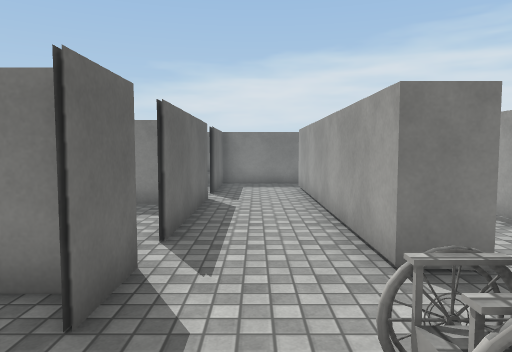
view 1 (above)

19 first-person views from a walk through a 3-D level made in the Unity game engine. The camera is 1.4 m above the floor, tilts 4° down and sees 70° across. Doors are open. The floor is counted in squares, 1 m on a side. Each view is taken from the middle of a square. On the plan, view 1 faces up. The plan holds only what a view shows up to about 16 squares ahead; the rest is blank. Some animated figures are left out. Surface patterns are stand-ins for the level's own textures.

view 2
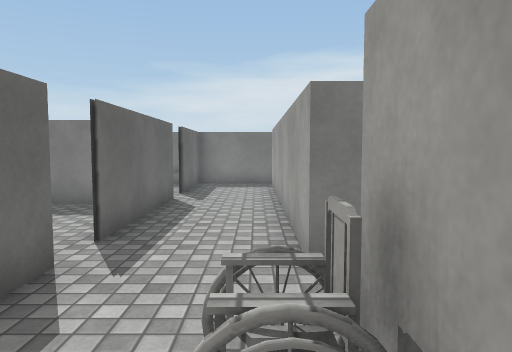

view 3
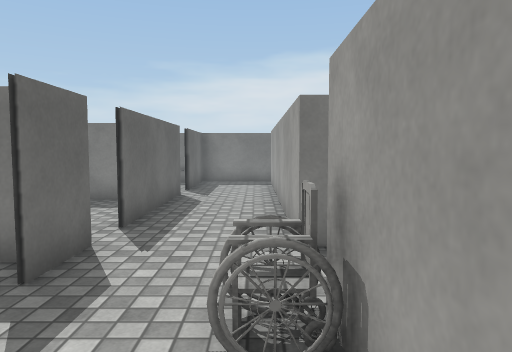

view 4
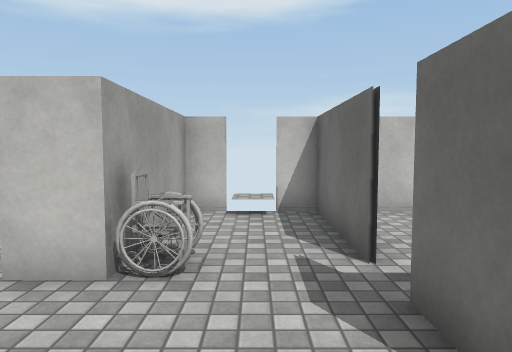

view 5
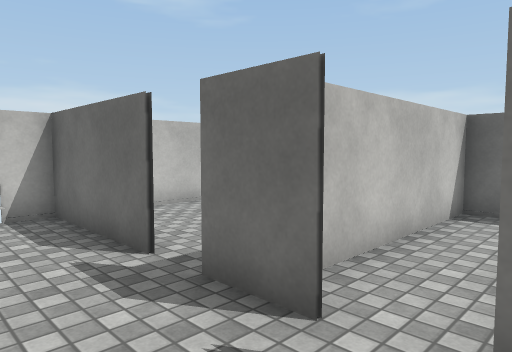

view 6
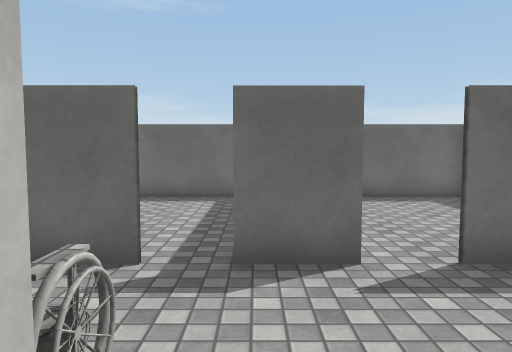

view 7
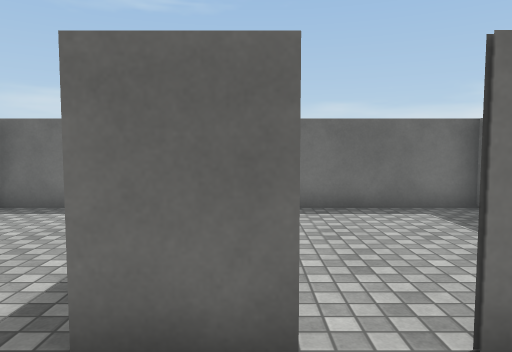

view 8
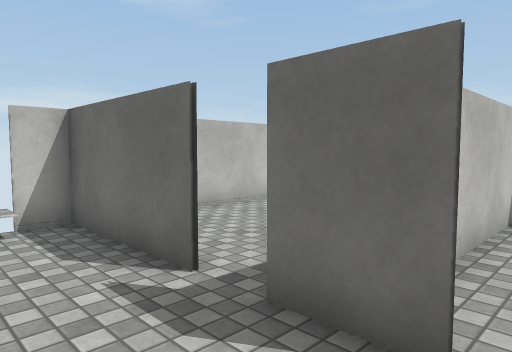

view 9
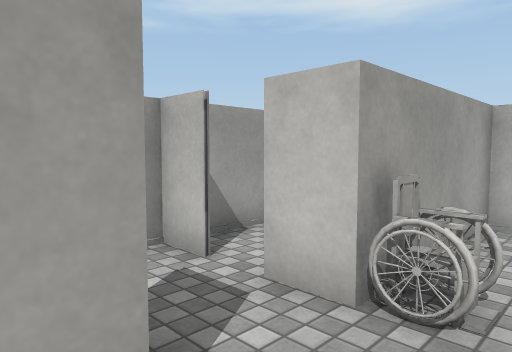

view 10
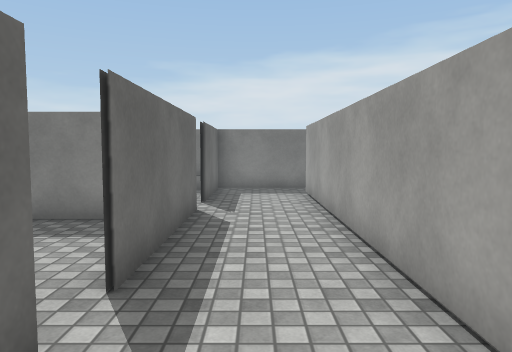

view 11
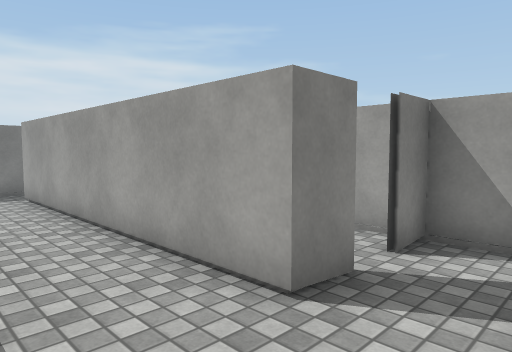

view 12
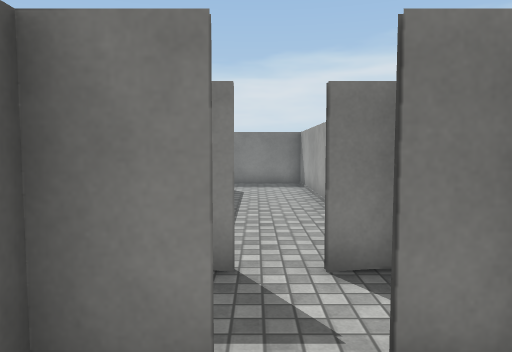

view 13
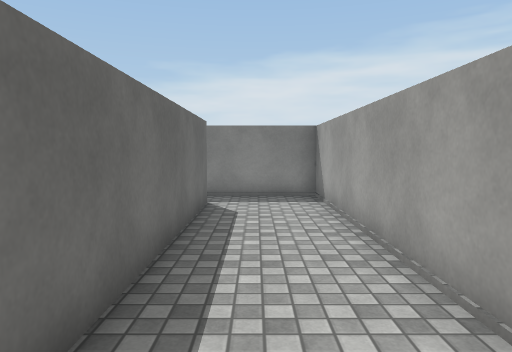

view 14
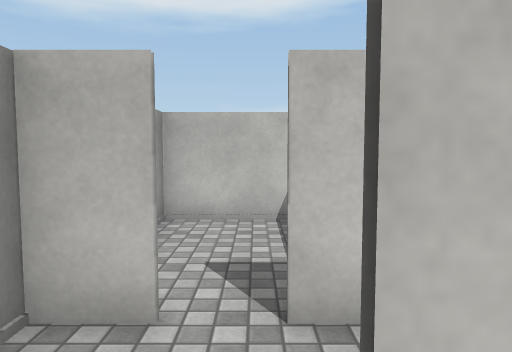

view 15
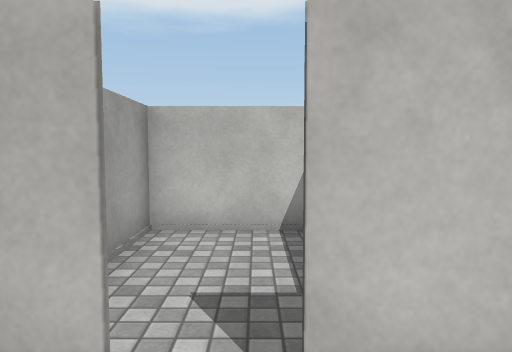

view 16
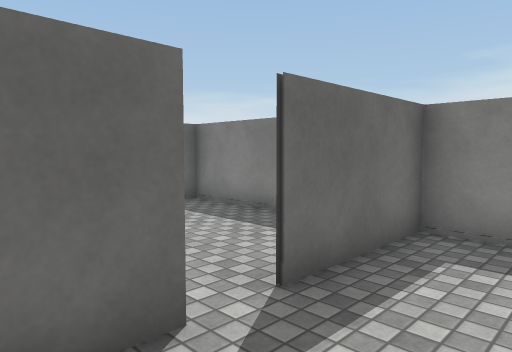

view 17
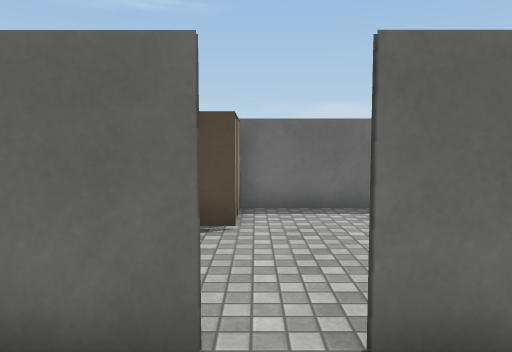

view 18
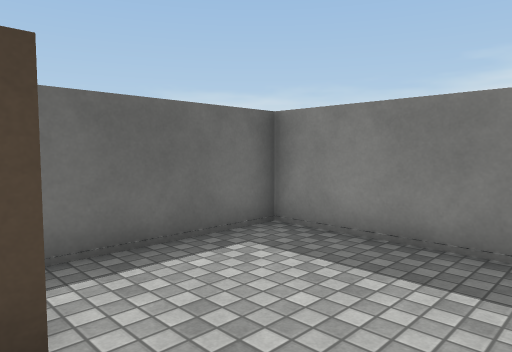

view 19
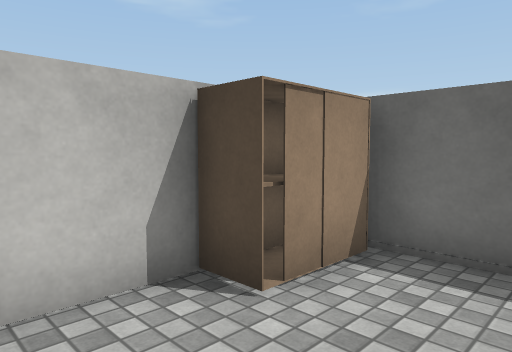

### Floor plan
Ten units are one square. View 1 is at (0, 0); x grows to the right and y downward. Boxes are objects, and circles mark ways between rooms. Rooms are numbered by the first view taken in them; rooms with no view inside come last. Other rooms are left out.
<svg viewBox="-85 -160 139 190">
<path fill="none" stroke="#000" d="M-14 -44 -14 -26M16 -41 16 -139M-14 -16 -14 25M-14 -106 -14 -55M-14 -135 -14 -118M-9 24 16 24 16 -21M28 -21 16 -21 28 -21M45 -21 38 -21 49 -21M29 -41 16 -41M21 24 49 24 49 -40M49 -41 38 -41M17 -138 17 -58M49 -40 49 -154 15 -154M-55 -96 -35 -96M-10 -154 -79 -154 -79 -104M-80 -36 -25 -36M-25 -94 -46 -94M-79 -95 -79 -31M-69 24 -9 24M-79 -31 -79 24M-19 -35 -25 -35M-14 -155 -14 -135M15 -154 -10 -154"/>
<rect x="5" y="-25" width="10" height="20" fill="#bbb"><title>other object</title></rect>
<rect x="-75" y="-105" width="20" height="10" fill="#bbb"><title>other object</title></rect>
<circle cx="20" cy="-35" r="3" fill="#2a7"/>
<circle cx="-10" cy="-110" r="3" fill="#2a7"/>
<circle cx="-10" cy="-50" r="3" fill="#2a7"/>
<circle cx="-10" cy="-20" r="3" fill="#2a7"/>
<circle cx="5" cy="-125" r="3" fill="#2a7"/>
<circle cx="30" cy="-40" r="3" fill="#2a7"/>
<circle cx="20" cy="-145" r="3" fill="#2a7"/>
<circle cx="-50" cy="-90" r="3" fill="#2a7"/>
<circle cx="-70" cy="-90" r="3" fill="#2a7"/>
<text x="0" y="-60">1</text>
<text x="30" y="-10">2</text>
<text x="30" y="-100">3</text>
<text x="-50" y="-130">4</text>
<text x="-50" y="-60">5</text>
<text x="-50" y="0">6</text>
<text x="0" y="-150">7</text>
</svg>
Room 1 opens to room 2. Room 1 opens to room 4. Room 1 opens to room 5. Room 1 opens to room 6. Room 1 opens to room 7. Room 2 opens to room 3. Room 3 opens to room 7. Room 4 opens to room 5.

Where each view was taken, in squares from view 1:
view 1: 0 up, 0 right, facing up
view 2: 0 up, 1 right, facing up
view 3: 1 down, 1 right, facing up
view 4: 6 up, 0 right, facing down
view 5: 6 up, 1 right, facing down-left
view 6: 3 up, 3 right, facing left
view 7: 4 up, 1 right, facing left
view 8: 5 up, 1 right, facing down-left
view 9: 5 up, 0 right, facing down-right
view 10: 2 up, 0 right, facing up
view 11: 2 up, 1 left, facing up-right
view 12: 0 up, 3 right, facing up
view 13: 4 up, 3 right, facing up
view 14: 5 up, 3 right, facing down
view 15: 4 up, 3 right, facing down
view 16: 9 up, 1 right, facing up-left
view 17: 11 up, 1 right, facing left
view 18: 10 up, 3 left, facing up-left
view 19: 13 up, 3 left, facing down-left
